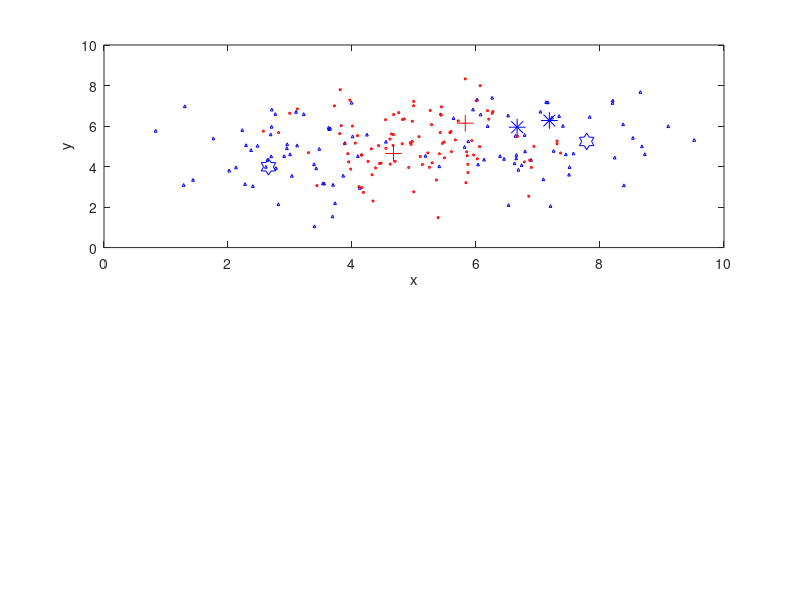

This figure's MATLAB source: (Note: this script raises an error after producing the figure.)
load('data_lvq_A') % matA
load('data_lvq_B') % matB

close all
subplot(2,1,1)
plot(matA(:,1),matA(:,2), 'b^', 'markersize', 2);
hold on;
plot(matB(:,1),matB(:,2), 'rp', 'markersize', 2);
xlabel('x'); ylabel('y');

data = [matA ; matB];
data_labels = (floor( (0:length(data)-1) * 2 / length(data))).';
data = [data data_labels];

% The prototypes
w_A = 2;
w_B = 2;
w = zeros(w_A + w_B, ndims(data)+1);

eta = 0.01;
nrEpochs = 500;

E_1 = zeros(1,nrEpochs);
E_2 = zeros(1,nrEpochs);

% Randomly initialize the prototypes between the minimum and maximum values
% last value being their class
for i = 1 : size(w,1)
    if i <= w_A
        w(i,:) = [mean(matA) + rand()*2*std(matA)-std(matA) 0];
    else
        w(i,:) = [mean(matB) + rand()*2*std(matB)-std(matB) 1];
    end
end

plot(w(1:w_A,1), w(1:w_A,2), 'b*', 'markersize', 12);
plot(w(w_A+1:size(w,1),1), w(w_A+1:size(w,1),2), 'r+', 'markersize', 12);

for epoch = 1:nrEpochs
    % Training
    for point = 1 : size(data,1)
        % Find the row with the nearest prototype
        rowMin = find(pdist2(data(point,1:2), w(:,1:2)) == min(pdist2(data(point,1:2), w(:,1:2))),1);
        % If the classes of the data point and the nearest prototype are the same
        if w(rowMin,end) == data(point, end)
            % Move the row closer to the data point
            w(rowMin,1:2) = w(rowMin,1:2) + eta * (data(point,1:2) - w(rowMin,1:2));
        else
            w(rowMin,1:2) = w(rowMin,1:2) - eta * (data(point,1:2) - w(rowMin,1:2));
        end
    end
    
    % Testing
    for point = 1 : size(data,1)
        % Find the row with the nearest prototype
        rowMin = find(pdist2(data(point,1:2), w(:,1:2)) == min(pdist2(data(point,1:2), w(:,1:2))),1);
        if w(rowMin,end) ~= data(point, end)
            if point <= size(matA,1)
                E_1(epoch) = E_1(epoch) + 1;
            else
                E_2(epoch) = E_2(epoch) + 1;
            end
        end
    end
    E = E_1 + E_2;
    
    if (epoch > 10 && var(E(:,epoch-4:epoch)) < 0.05)
        E_1(:,epoch+1:end) = [];
        E_2(:,epoch+1:end) = [];
        E(:,epoch+1:end) = [];
        break
    end
end

plot(w(1:w_A,1), w(1:w_A,2), 'bh', 'markersize', 12);
plot(w(w_A+1:size(w,1),1), w(w_A+1:size(w,1),2), 'rP', 'markersize', 12);
lgnd = legend('Set A', 'Set B','Protypes A (init)', 'Protypes B (init)','Protypes A (final)', 'Protypes B (final)');
set(lgnd, 'interpreter','latex', 'fontsize', 15);

subplot(2,1,2)
plot(E_1/100, '--')
hold on;
plot(E_2/100, '-.');
plot(E/200);
legend('Training error Class A', 'Training error Class B', 'Total training Error');
xlabel('Epochs')
ylabel('Training Error rate')
